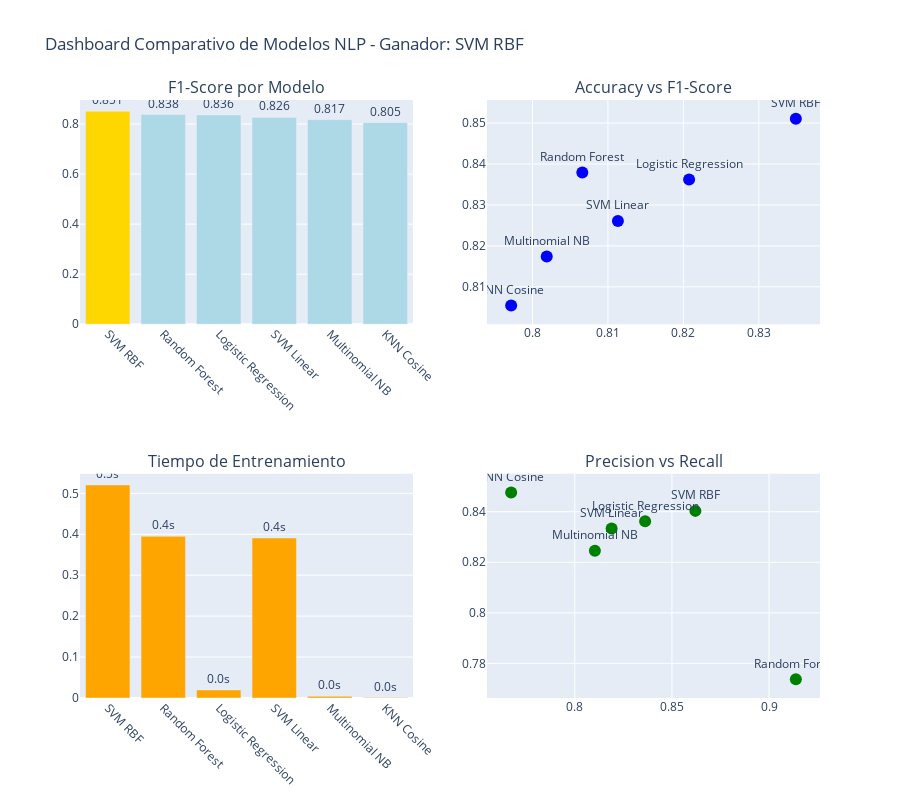
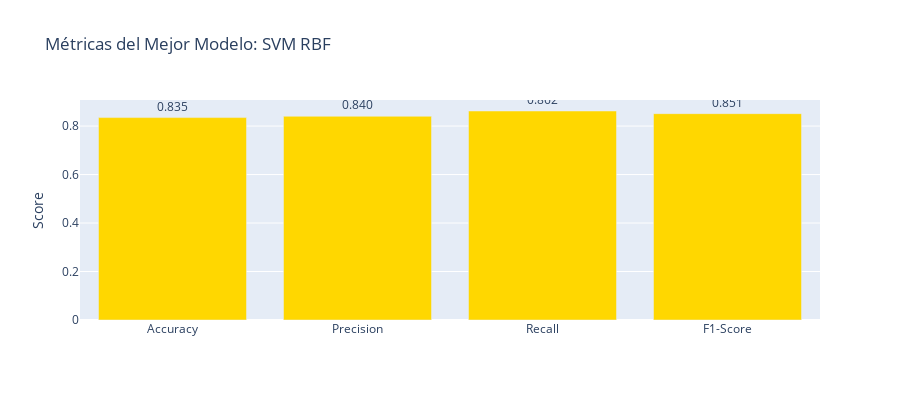

Write notebook code for charts like these, in order.
### Markdown cell above
## Visualización Comparativa de Todos los Modelos

Creo un dashboard completo comparando el desempeño de todos los modelos entrenados.

### Code cell
# Dashboard comparativo de todos los modelos
if len(text_results) > 0:
    print("Creando dashboard comparativo de modelos...")
    
    # Dashboard principal con múltiples métricas
    fig = make_subplots(
        rows=2, cols=2,
        subplot_titles=(
            'F1-Score por Modelo',
            'Accuracy vs F1-Score',
            'Tiempo de Entrenamiento',
            'Precision vs Recall'
        )
    )
    
    # 1. F1-Score por modelo (barras)
    colors = ['gold' if i == 0 else 'lightblue' for i in range(len(results_df))]
    
    fig.add_trace(
        go.Bar(
            x=results_df['Modelo'],
            y=results_df['Test_F1'],
            text=[f'{f:.3f}' for f in results_df['Test_F1']],
            textposition='outside',
            marker_color=colors,
            showlegend=False
        ),
        row=1, col=1
    )
    
    # 2. Accuracy vs F1-Score (scatter)
    fig.add_trace(
        go.Scatter(
            x=results_df['Test_Accuracy'],
            y=results_df['Test_F1'],
            mode='markers+text',
            text=results_df['Modelo'],
            textposition='top center',
            marker=dict(size=12, color='blue'),
            showlegend=False
        ),
        row=1, col=2
    )
    
    # 3. Tiempo de entrenamiento (barras)
    fig.add_trace(
        go.Bar(
            x=results_df['Modelo'],
            y=results_df['Training_Time'],
            text=[f'{t:.1f}s' for t in results_df['Training_Time']],
            textposition='outside',
            marker_color='orange',
            showlegend=False
        ),
        row=2, col=1
    )
    
    # 4. Precision vs Recall (scatter)
    fig.add_trace(
        go.Scatter(
            x=results_df['Test_Recall'],
            y=results_df['Test_Precision'],
            mode='markers+text',
            text=results_df['Modelo'],
            textposition='top center',
            marker=dict(size=12, color='green'),
            showlegend=False
        ),
        row=2, col=2
    )
    
    # Actualizo layout
    fig.update_layout(
        title=f'Dashboard Comparativo de Modelos NLP - Ganador: {best_model_name}',
        height=800
    )
    
    # Roto etiquetas en gráficos de barras
    fig.update_xaxes(tickangle=45, row=1, col=1)
    fig.update_xaxes(tickangle=45, row=2, col=1)
    
    fig.show()
    
    # Gráfico adicional: Comparación de métricas del mejor modelo
    best_metrics = ['Test_Accuracy', 'Test_Precision', 'Test_Recall', 'Test_F1']
    best_values = [results_df.iloc[0][metric] for metric in best_metrics]
    metric_labels = ['Accuracy', 'Precision', 'Recall', 'F1-Score']
    
    fig_best = go.Figure()
    
    fig_best.add_trace(
        go.Bar(
            x=metric_labels,
            y=best_values,
            text=[f'{v:.3f}' for v in best_values],
            textposition='outside',
            marker_color='gold'
        )
    )
    
    fig_best.update_layout(
        title=f'Métricas del Mejor Modelo: {best_model_name}',
        yaxis_title='Score',
        height=400
    )
    
    fig_best.show()
    
    print(f"Dashboard comparativo creado exitosamente")
else:
    print("No hay resultados para visualizar")

### Figure 1 — Plotly figure (JSON) as saved in the notebook; plotly's stock layout.template omitted (floating-point values rounded to 4 significant figures)
{"data": [{"marker": {"color": ["gold", "lightblue", "lightblue", "lightblue", "lightblue", "lightblue"]}, "showlegend": false, "text": ["0.851", "0.838", "0.836", "0.826", "0.817", "0.805"], "textposition": "outside", "type": "bar", "x": ["SVM RBF", "Random Forest", "Logistic Regression", "SVM Linear", "Multinomial NB", "KNN Cosine"], "xaxis": "x", "y": [0.8511, 0.8379, 0.8362, 0.8261, 0.8174, 0.8054], "yaxis": "y"}, {"marker": {"color": "blue", "size": 12}, "mode": "markers+text", "showlegend": false, "text": ["SVM RBF", "Random Forest", "Logistic Regression", "SVM Linear", "Multinomial NB", "KNN Cosine"], "textposition": "top center", "type": "scatter", "x": [0.8349, 0.8066, 0.8208, 0.8113, 0.8019, 0.7972], "xaxis": "x2", "y": [0.8511, 0.8379, 0.8362, 0.8261, 0.8174, 0.8054], "yaxis": "y2"}, {"marker": {"color": "orange"}, "showlegend": false, "text": ["0.5s", "0.4s", "0.0s", "0.4s", "0.0s", "0.0s"], "textposition": "outside", "type": "bar", "x": ["SVM RBF", "Random Forest", "Logistic Regression", "SVM Linear", "Multinomial NB", "KNN Cosine"], "xaxis": "x3", "y": [0.5205, 0.395, 0.01958, 0.3911, 0.004173, 0.001089], "yaxis": "y3"}, {"marker": {"color": "green", "size": 12}, "mode": "markers+text", "showlegend": false, "text": ["SVM RBF", "Random Forest", "Logistic Regression", "SVM Linear", "Multinomial NB", "KNN Cosine"], "textposition": "top center", "type": "scatter", "x": [0.8621, 0.9138, 0.8362, 0.819, 0.8103, 0.7672], "xaxis": "x4", "y": [0.8403, 0.7737, 0.8362, 0.8333, 0.8246, 0.8476], "yaxis": "y4"}], "layout": {"annotations": [{"font": {"size": 16}, "showarrow": false, "text": "F1-Score por Modelo", "x": 0.225, "xanchor": "center", "xref": "paper", "y": 1, "yanchor": "bottom", "yref": "paper"}, {"font": {"size": 16}, "showarrow": false, "text": "Accuracy vs F1-Score", "x": 0.775, "xanchor": "center", "xref": "paper", "y": 1, "yanchor": "bottom", "yref": "paper"}, {"font": {"size": 16}, "showarrow": false, "text": "Tiempo de Entrenamiento", "x": 0.225, "xanchor": "center", "xref": "paper", "y": 0.375, "yanchor": "bottom", "yref": "paper"}, {"font": {"size": 16}, "showarrow": false, "text": "Precision vs Recall", "x": 0.775, "xanchor": "center", "xref": "paper", "y": 0.375, "yanchor": "bottom", "yref": "paper"}], "height": 800, "title": {"text": "Dashboard Comparativo de Modelos NLP - Ganador: SVM RBF"}, "xaxis": {"anchor": "y", "domain": [0, 0.45], "tickangle": 45}, "xaxis2": {"anchor": "y2", "domain": [0.55, 1]}, "xaxis3": {"anchor": "y3", "domain": [0, 0.45], "tickangle": 45}, "xaxis4": {"anchor": "y4", "domain": [0.55, 1]}, "yaxis": {"anchor": "x", "domain": [0.625, 1]}, "yaxis2": {"anchor": "x2", "domain": [0.625, 1]}, "yaxis3": {"anchor": "x3", "domain": [0, 0.375]}, "yaxis4": {"anchor": "x4", "domain": [0, 0.375]}}}

### Figure 2 — Plotly figure (JSON) as saved in the notebook; plotly's stock layout.template omitted (floating-point values rounded to 4 significant figures)
{"data": [{"marker": {"color": "gold"}, "text": ["0.835", "0.840", "0.862", "0.851"], "textposition": "outside", "type": "bar", "x": ["Accuracy", "Precision", "Recall", "F1-Score"], "y": [0.8349, 0.8403, 0.8621, 0.8511]}], "layout": {"height": 400, "title": {"text": "Métricas del Mejor Modelo: SVM RBF"}, "yaxis": {"title": {"text": "Score"}}}}
